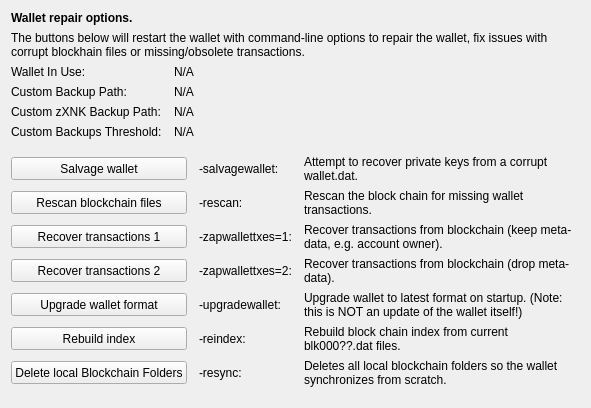
     <widget class="QWidget" name="tab_repair">
      <attribute name="title">
       <string>&amp;Wallet Repair</string>
      </attribute>
      <layout class="QGridLayout" name="gridLayout_4" columnstretch="0,0,0,0">
       <property name="horizontalSpacing">
        <number>12</number>
       </property>
       <item row="0" column="0" colspan="4">
        <widget class="QLabel" name="label_repair_header">
         <property name="font">
          <font>
           <weight>75</weight>
           <bold>true</bold>
          </font>
         </property>
         <property name="text">
          <string>Wallet repair options.</string>
         </property>
        </widget>
       </item>
       <item row="1" column="0" colspan="4">
        <widget class="QLabel" name="label_repair_helptext">
         <property name="font">
          <font>
           <weight>50</weight>
           <bold>false</bold>
          </font>
         </property>
         <property name="text">
          <string>The buttons below will restart the wallet with command-line options to repair the wallet, fix issues with corrupt blockhain files or missing/obsolete transactions.</string>
         </property>
         <property name="wordWrap">
          <bool>true</bool>
         </property>
        </widget>
       </item>
       <item row="2" column="0">
        <widget class="QLabel" name="wallet_path_label">
         <property name="text">
          <string>Wallet In Use:</string>
         </property>
        </widget>
       </item>
       <item row="2" column="1" colspan="3">
        <widget class="QLabel" name="wallet_path">
         <property name="cursor">
          <cursorShape>IBeamCursor</cursorShape>
         </property>
         <property name="text">
          <string>N/A</string>
         </property>
         <property name="textFormat">
          <enum>Qt::PlainText</enum>
         </property>
         <property name="textInteractionFlags">
          <set>Qt::LinksAccessibleByMouse|Qt::TextSelectableByKeyboard|Qt::TextSelectableByMouse</set>
         </property>
        </widget>
       </item>
       <item row="3" column="0">
        <widget class="QLabel" name="wallet_custombackuppath_label">
         <property name="visible">
          <bool>false</bool>
         </property>
         <property name="text">
          <string>Custom Backup Path:</string>
         </property>
        </widget>
       </item>
       <item row="3" column="1" colspan="3">
        <widget class="QLabel" name="wallet_custombackuppath">
         <property name="cursor">
          <cursorShape>IBeamCursor</cursorShape>
         </property>
         <property name="visible">
          <bool>false</bool>
         </property>
         <property name="text">
          <string>N/A</string>
         </property>
         <property name="textFormat">
          <enum>Qt::PlainText</enum>
         </property>
         <property name="textInteractionFlags">
          <set>Qt::LinksAccessibleByMouse|Qt::TextSelectableByKeyboard|Qt::TextSelectableByMouse</set>
         </property>
        </widget>
       </item>
       <item row="4" column="0">
        <widget class="QLabel" name="wallet_customzpivbackuppath_label">
         <property name="visible">
          <bool>false</bool>
         </property>
         <property name="text">
          <string>Custom zXNK Backup Path:</string>
         </property>
        </widget>
       </item>
       <item row="4" column="1" colspan="3">
        <widget class="QLabel" name="wallet_customzpivbackuppath">
         <property name="cursor">
          <cursorShape>IBeamCursor</cursorShape>
         </property>
         <property name="visible">
          <bool>false</bool>
         </property>
         <property name="text">
          <string>N/A</string>
         </property>
         <property name="textFormat">
          <enum>Qt::PlainText</enum>
         </property>
         <property name="textInteractionFlags">
          <set>Qt::LinksAccessibleByMouse|Qt::TextSelectableByKeyboard|Qt::TextSelectableByMouse</set>
         </property>
        </widget>
       </item>
       <item row="5" column="0">
        <widget class="QLabel" name="wallet_custombackupthreshold_label">
         <property name="visible">
          <bool>false</bool>
         </property>
         <property name="text">
          <string>Custom Backups Threshold:</string>
         </property>
        </widget>
       </item>
       <item row="5" column="1" colspan="3">
        <widget class="QLabel" name="wallet_custombackupthreshold">
         <property name="cursor">
          <cursorShape>IBeamCursor</cursorShape>
         </property>
         <property name="visible">
          <bool>false</bool>
         </property>
         <property name="text">
          <string>N/A</string>
         </property>
         <property name="textFormat">
          <enum>Qt::PlainText</enum>
         </property>
         <property name="textInteractionFlags">
          <set>Qt::LinksAccessibleByMouse|Qt::TextSelectableByKeyboard|Qt::TextSelectableByMouse</set>
         </property>
        </widget>
       </item>
       <item row="6" column="0">
        <spacer name="verticalSpacer_repair1">
         <property name="orientation">
          <enum>Qt::Vertical</enum>
         </property>
         <property name="sizeHint" stdset="0">
          <size>
           <width>10</width>
           <height>10</height>
          </size>
         </property>
        </spacer>
       </item>
       <item row="7" column="0" colspan="2">
        <widget class="QPushButton" name="btn_salvagewallet">
         <property name="minimumSize">
          <size>
           <width>100</width>
           <height>23</height>
          </size>
         </property>
         <property name="text">
          <string>Salvage wallet</string>
         </property>
        </widget>
       </item>
       <item row="7" column="2">
        <widget class="QLabel" name="label_repair_salvage_command">
         <property name="text">
          <string notr="true">-salvagewallet:</string>
         </property>
        </widget>
       </item>
       <item row="7" column="3">
        <widget class="QLabel" name="label_repair_salvage">
         <property name="text">
          <string>Attempt to recover private keys from a corrupt wallet.dat.</string>
         </property>
         <property name="wordWrap">
          <bool>true</bool>
         </property>
        </widget>
       </item>
       <item row="8" column="0" colspan="2">
        <widget class="QPushButton" name="btn_rescan">
         <property name="minimumSize">
          <size>
           <width>100</width>
           <height>23</height>
          </size>
         </property>
         <property name="text">
          <string>Rescan blockchain files</string>
         </property>
        </widget>
       </item>
       <item row="8" column="2">
        <widget class="QLabel" name="label_repair_rescan_command">
         <property name="text">
          <string notr="true">-rescan:</string>
         </property>
        </widget>
       </item>
       <item row="8" column="3">
        <widget class="QLabel" name="label_repair_rescan">
         <property name="text">
          <string>Rescan the block chain for missing wallet transactions.</string>
         </property>
         <property name="wordWrap">
          <bool>true</bool>
         </property>
        </widget>
       </item>
       <item row="9" column="0" colspan="2">
        <widget class="QPushButton" name="btn_zapwallettxes1">
         <property name="minimumSize">
          <size>
           <width>100</width>
           <height>23</height>
          </size>
         </property>
         <property name="text">
          <string>Recover transactions 1</string>
         </property>
        </widget>
       </item>
       <item row="9" column="2">
        <widget class="QLabel" name="label_repair_zap1_command">
         <property name="text">
          <string notr="true">-zapwallettxes=1:</string>
         </property>
        </widget>
       </item>
       <item row="9" column="3">
        <widget class="QLabel" name="label_repair_zap1">
         <property name="text">
          <string>Recover transactions from blockchain (keep meta-data, e.g. account owner).</string>
         </property>
         <property name="wordWrap">
          <bool>true</bool>
         </property>
        </widget>
       </item>
       <item row="10" column="0" colspan="2">
        <widget class="QPushButton" name="btn_zapwallettxes2">
         <property name="minimumSize">
          <size>
           <width>100</width>
           <height>23</height>
          </size>
         </property>
         <property name="text">
          <string>Recover transactions 2</string>
         </property>
        </widget>
       </item>
       <item row="10" column="2">
        <widget class="QLabel" name="label_repair_zap2_command">
         <property name="text">
          <string notr="true">-zapwallettxes=2:</string>
         </property>
        </widget>
       </item>
       <item row="10" column="3">
        <widget class="QLabel" name="label_repair_zap2">
         <property name="text">
          <string>Recover transactions from blockchain (drop meta-data).</string>
         </property>
         <property name="wordWrap">
          <bool>true</bool>
         </property>
        </widget>
       </item>
       <item row="11" column="0" colspan="2">
        <widget class="QPushButton" name="btn_upgradewallet">
         <property name="minimumSize">
          <size>
           <width>100</width>
           <height>23</height>
          </size>
         </property>
         <property name="text">
          <string>Upgrade wallet format</string>
         </property>
        </widget>
       </item>
       <item row="11" column="2">
        <widget class="QLabel" name="label_repair_upgrade_command">
         <property name="text">
          <string notr="true">-upgradewallet:</string>
         </property>
        </widget>
       </item>
       <item row="11" column="3">
        <widget class="QLabel" name="label_repair_upgrade">
         <property name="text">
          <string>Upgrade wallet to latest format on startup. (Note: this is NOT an update of the wallet itself!)</string>
         </property>
         <property name="wordWrap">
          <bool>true</bool>
         </property>
        </widget>
       </item>
       <item row="12" column="0" colspan="2">
        <widget class="QPushButton" name="btn_reindex">
         <property name="minimumSize">
          <size>
           <width>100</width>
           <height>23</height>
          </size>
         </property>
         <property name="text">
          <string>Rebuild index</string>
         </property>
        </widget>
       </item>
       <item row="12" column="2">
        <widget class="QLabel" name="label_repair_reindex_command">
         <property name="text">
          <string notr="true">-reindex:</string>
         </property>
        </widget>
       </item>
       <item row="12" column="3">
        <widget class="QLabel" name="label_repair_reindex">
         <property name="text">
          <string>Rebuild block chain index from current blk000??.dat files.</string>
         </property>
         <property name="wordWrap">
          <bool>true</bool>
         </property>
        </widget>
       </item>
       <item row="13" column="0" colspan="2">
        <widget class="QPushButton" name="btn_resync">
         <property name="minimumSize">
          <size>
           <width>100</width>
           <height>23</height>
          </size>
         </property>
         <property name="text">
          <string>Delete local Blockchain Folders</string>
         </property>
        </widget>
       </item>
       <item row="13" column="2">
        <widget class="QLabel" name="label_repair_resync_command">
         <property name="text">
          <string>-resync:</string>
         </property>
        </widget>
       </item>
       <item row="13" column="3">
        <widget class="QLabel" name="label_repair_resync">
         <property name="text">
          <string>Deletes all local blockchain folders so the wallet synchronizes from scratch.</string>
         </property>
         <property name="wordWrap">
          <bool>true</bool>
         </property>
        </widget>
       </item>
       <item row="14" column="0">
        <spacer name="verticalSpacer_repair2">
         <property name="orientation">
          <enum>Qt::Vertical</enum>
         </property>
         <property name="sizeHint" stdset="0">
          <size>
           <width>20</width>
           <height>10</height>
          </size>
         </property>
        </spacer>
       </item>
      </layout>
     </widget>
